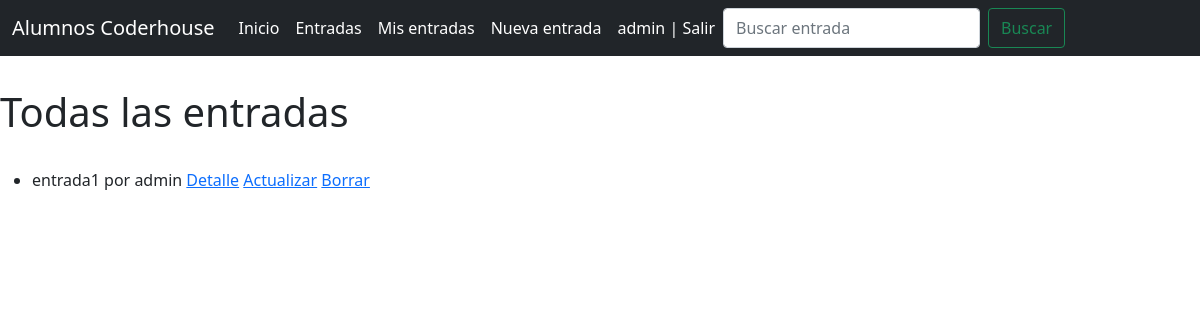
/entradas/listado (signed in), run on an earlier commit of the app's database.
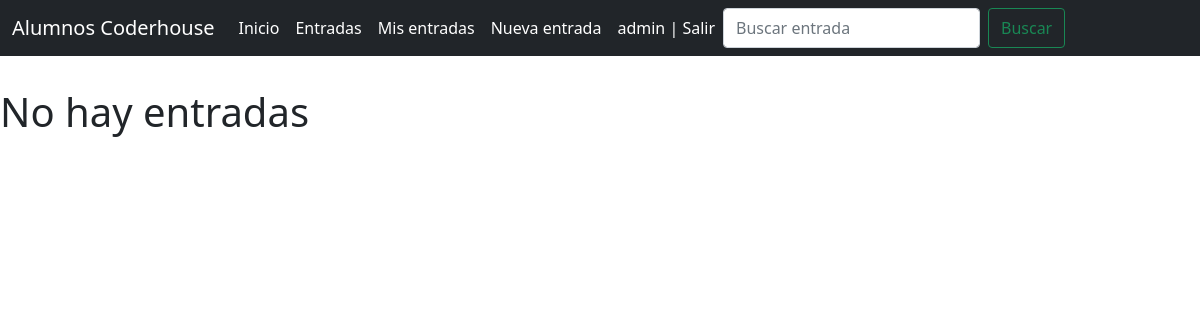
And on a later commit of the database.
### AlumnosCoder/models.py (models this page shows, shortened)
class EntradaDeBlog(models.Model):
    titulo_entrada = models.CharField(max_length=50)
    subtitulo_entrada= models.CharField (max_length = 30)
    descripcion = models.CharField (max_length = 200)
    fecha_creacion = models.DateTimeField(auto_now_add=True)
    editor = models.ForeignKey(to=User,on_delete=models.CASCADE,default = 1,related_name="editor")
    imagen = models.ImageField(upload_to="entradas", null=True, blank=True)

### AlumnosCoder/views.py (the view)
# urls.py: path('entradas/listado', Entradalist.as_view(), name = "entradadeblog_list"),
class Entradalist(ListView):
    model = EntradaDeBlog
    context_object_name = "entradas"

### AlumnosCoder/templates/AlumnosCoder/entradadeblog_list.html
{% extends "AlumnosCoder/base.html" %}
{% load static %}
{%block main%}
<br>
<br>
{%if not entradas%}
    <h1>No hay entradas </h1>
{%else%}
<h1>Todas las entradas</h1>
<br>
<ul>
    {% for entrada in entradas %}
    <li> {{entrada.titulo_entrada}} por {{entrada.editor}}
    <a href="{% url 'entrada_detalle' entrada.id %}">Detalle</a>
    {% if user.is_authenticated and user.id == entrada.editor.id %}
            <a href="{% url 'actualizar_entrada' entrada.id %}">Actualizar</a>
            <a href="{% url 'borrar_entrada' entrada.id %}">Borrar</a>
    {% endif %}
</li>
{% endfor %}
</ul>
{% endif %}
{% endblock %}

What changed in the data, as far as the page shows it:
removed EntradaDeBlog: titulo_entrada "entrada1", editor "admin", shows "Actualizar"
Also different on the page:
text no longer shown: "Todas las entradas"
text now shown: "No hay entradas"
